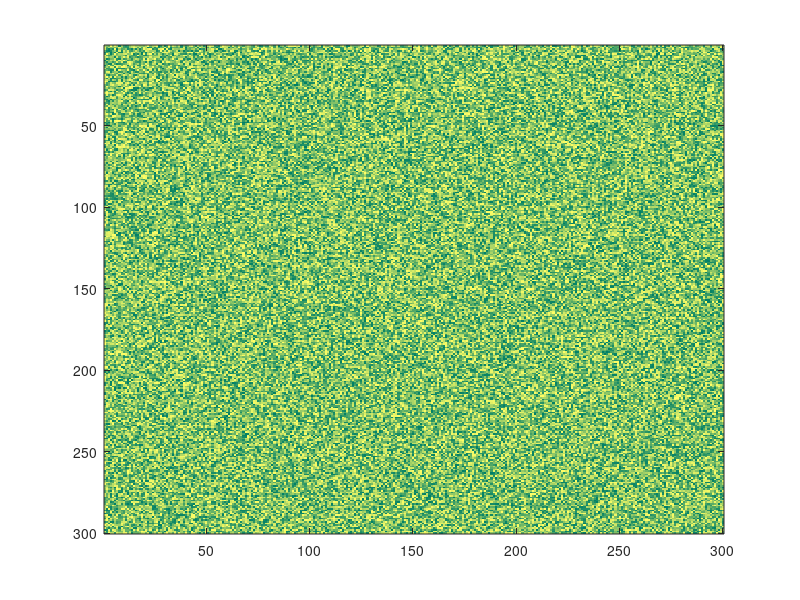

This figure's MATLAB source: (Note: this script raises an error after producing the figure.)
%% Görüntü Temsilleri 
% Ders 5
clear; clc; close all
A = uint8(randi([0 255],300,300)); %0-255 arasi 300x300 luk matris olusturur.
imagesc(A)
colormap('summer') 
%sahte renk haritasi ile gosterdik.

I = imread('peppers.png');
% Uc kanalli bir goruntu : R, G, B.
figure('units','normalized','outerposition',[0 0 1 1])
subplot(221),imshow(I);title('Original Image');
R = I(:,:,1); %goruntunun red kanalini aldik, digerleri de ayni sekilde.
G = I(:,:,2);
B = I(:,:,3);
subplot(222), imshow(R);title('Red channel');
subplot(223), imshow(G);title('Green channel');
subplot(224), imshow(B);title('Blue channel');
%uc kanalli goruntu okuyup bunun r,g,b kanallarini da ayri ayri gosterdik.

hsv = rgb2hsv(I); %goruntuyu HVS formatina donusturduk.
% Uc kanalli bir goruntu :H, S, V.
figure('units','normalized','outerposition',[0 0 1 1])
subplot(221),imshow(hsv);title('Original Image');
H = hsv(:,:,1);
S = hsv(:,:,2);
V = hsv(:,:,3);
subplot(222), imshow(H);title('Hue channel');
subplot(223), imshow(S);title('Saturation channel');
subplot(224), imshow(V);title('value channel');

% Bit duzlemleri
I = imread('tire.tif');
I = I(:,:,2);
[m,n] = size(I); %satir ve sutunlari m,n ye kopyaladik.
% bitget returns the bit value at position bit in integer array.
b{1} = double(bitget(I,1)); % 1.bit duzlemi, bitget ile goruntunun 1. bitini aliyoruz
b{2} = double(bitget(I,2)); % 2.bit duzlemi
b{3} = double(bitget(I,3)); % 3.bit duzlemi
b{4} = double(bitget(I,4)); % 4.bit duzlemi
b{5} = double(bitget(I,5)); % 5.bit duzlemi
b{6} = double(bitget(I,6)); % 6.bit duzlemi
b{7} = double(bitget(I,7)); % 7.bit duzlemi
b{8} = double(bitget(I,8)); % 8.bit duzlemi
I_b = cat(8,b{1},b{2},b{3},b{4},b{5},b{6},b{7},b{8}); %8 boyutlu matris olusturduk, her boyutunda bit duzlemleri.
%imshow(b(5)) ile 5. bit deki goruntuye ulasabiliriz.

figure,
imshow(I), title('Original:');

Img = zeros(m,n);
figure('units','normalized','outerposition',[0 0 1 1])
for i=8:-1:1
    subplot(4,2,9-i);
    imshow(b{i}), title(['Bit Plan: ' num2str(i)]);
end

% If you want to add Planes, u can use this:
B{1} = I_b(:,:,1)*(2^0);
B{2} = I_b(:,:,2)*(2^1);
B{3} = I_b(:,:,3)*(2^2);
B{4} = I_b(:,:,4)*(2^3);
B{5} = I_b(:,:,5)*(2^4);
B{6} = I_b(:,:,6)*(2^5);
B{7} = I_b(:,:,7)*(2^6);
B{8} = I_b(:,:,8)*(2^7);
% 
New_Image = zeros(m,n);
figure('units','normalized','outerposition',[0 0 1 1])
for i=8:-1:1
    New_Image = New_Image + B{i};
    subplot(4,2,9-i);
    imshow(New_Image), title(['Bit Plan: ' num2str(i)]);
end

% Matlab'da goruntu okuma, yazma ve sorgulama
imfinfo('cameraman.tif')    % Query the cameraman image that 
                            % is available with matlab. 
                            % imfinfo provides information
%ColorType is gray-scale, width is 256 ... etc.
                    
I1 = imread('cameraman.tif'); 
%Read in the TIF format cameraman image

imwrite(I1,'cameraman.jpg','jpg'); % Write the resulting array I1 to 
                                   % disk as a JPEG image
                                      
imfinfo('cameraman.jpg')    % Query the resulting disk image
                            % Note changes in storage size etc.
                            
% Görüntü gösterimi-1
A = imread('Bubbles_in_space.jpg');   % Read in intensity image

imshow(A);      % First display image using imshow

imagesc(A);     % Next display image using imagesc
axis image;     % Correct aspect ratio of displayed image
axis off;       % turn off the axis labelling
colormap(jet); % display intensity image in gray-scale  

% Görüntü gösterimi-2
B = rand(256).*1000;   % Generate random image array in range 0-1000 

imshow(B);             % Poor contrast results using imshow because data 
                       % exceeds expected range

imagesc(B);             % imagesc automatically scales colourmap to data
axis image; axis off;   % range
colormap(gray); colorbar;

imshow(B,[]);     % But if we specify range of data explicitly then                    
                        % imshow also displays correct image contrast

% Görüntü gösterimi-3
B=imread('cell.tif');    % Read in 8-bit intensity image of cell

C=imread('spine.tif');    % Read in 8-bit intensity image of spine

D=imread('onion.png');    % Read in 8-bit colour image.

subplot(3,1,1); imagesc(B); axis image; % Creates a 3 by 1 mosaic of plots 
axis off; colormap(gray);  % and display 1st image

subplot(3,1,2); imagesc(C); axis image; % Display 2nd image
axis off; colormap(jet);   % Set colourmap to jet (false colour)

subplot(3,1,3); imshow(D); % Display 3rd (colour) image 

% Piksel değerlerine erişim
B=imread('cell.tif');       % Read in 8-bit intensity image of cell

imtool(B);             %Examine grey scale image in interactive viewer

D=imread('onion.png');      % Read in 8-bit colour image.

imtool(D);           %Examine RGB image in interactive viewer

B(25,50)           %Print pixel value at location (25,50)         
B(25,50) = 255;    %Set pixel value at (25,50) to white
imshow(B);         %View resulting changes in image
D(25,50,:)        %Print RGB pixel value at location (25,50)
D(25,50, 1)       %Print only the red value at (25,50)
D(25,50,:) = 255; %Set pixel value to RGB white
imshow(D); %View resulting changes in image

% Görüntü türlerini dönüştürme-1
D = imread('onion.png');      % Read in 8-bit RGB colour image.

Dgray = rgb2gray(D);        % convert it to a grayscale image
Dhsv = rgb2hsv(D);          % convert it to a grayscale image

subplot(2,1,1); imshow(Dgray); axis image;  % display both side by side 
subplot(2,1,2); imshow(Dhsv);  

% Görüntü türlerini dönüştürme-2
D = imread('onion.png');      % Read in 8-bit RGB colour image.

R = D(:,:,1);          % extract red channel   (1st channel)
G = D(:,:,2);          % extract green channel (2nd channel)
B = D(:,:,3);          % extract blue channel  (3rd channel)

subplot(2,2,1); imshow(D); axis image;  % display all in 2x2 plot

subplot(2,2,2); imshow(R); title('red');     % display and label      
subplot(2,2,3); imshow(G); title('green');
subplot(2,2,4); imshow(B); title('blue');

% Çalışma Sorusu -1
I = imread('cell.tif'); 
I(100:120,20:40) = I(100:120,20:40) + 125;
I(50:70,60:80) = I(50:70,60:80) - 125;
imshow(I)

D = imread('onion.png');      % Read in 8-bit RGB colour image.
R = D(:,:,1);          % extract red channel   (1st channel)
G = D(:,:,2);          % extract green channel (2nd channel)
B = D(:,:,3);          % extract blue channel  (3rd channel)

%R(100:120,20:40) = R(100:120,20:40) + 125;
% G(100:120,20:40) = G(100:120,20:40) + 125;
 B(100:120,20:40) = B(100:120,20:40) + 125;

%D(:,:,1) = R;
% D(:,:,2) = G;
 D(:,:,3) = B;  
imagesc(D)




